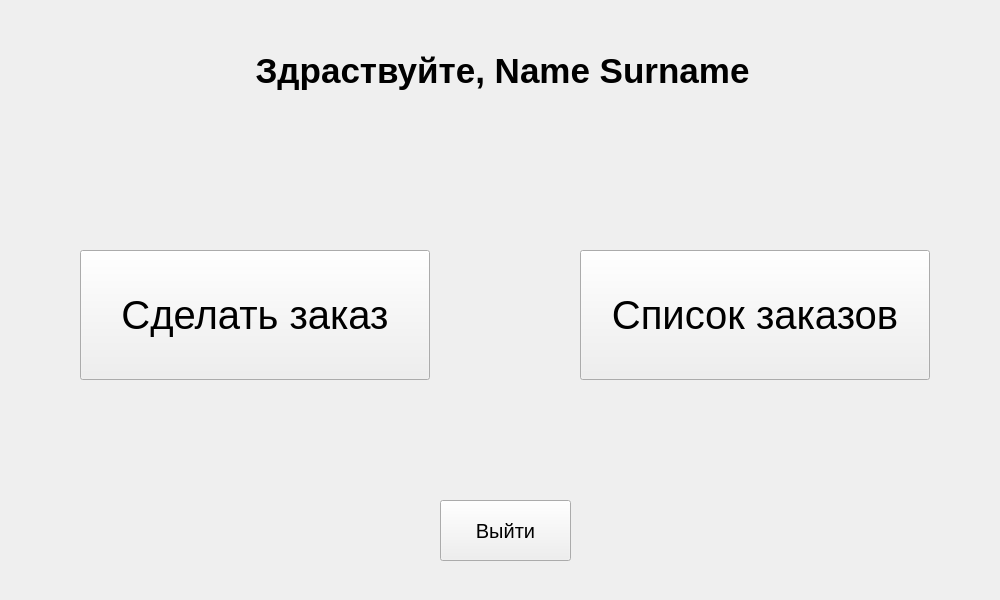
<?xml version="1.0" encoding="UTF-8"?>
<ui version="4.0">
 <class>rootWidget</class>
 <widget class="QWidget" name="rootWidget">
  <property name="geometry">
   <rect>
    <x>0</x>
    <y>0</y>
    <width>1000</width>
    <height>600</height>
   </rect>
  </property>
  <property name="windowTitle">
   <string>Form</string>
  </property>
  <widget class="QLabel" name="label">
   <property name="geometry">
    <rect>
     <x>27</x>
     <y>40</y>
     <width>951</width>
     <height>61</height>
    </rect>
   </property>
   <property name="font">
    <font>
     <family>Ubuntu</family>
     <pointsize>26</pointsize>
     <weight>75</weight>
     <bold>true</bold>
    </font>
   </property>
   <property name="text">
    <string>Здраствуйте, Name Surname</string>
   </property>
   <property name="alignment">
    <set>Qt::AlignCenter</set>
   </property>
  </widget>
  <widget class="QPushButton" name="createButton">
   <property name="geometry">
    <rect>
     <x>80</x>
     <y>250</y>
     <width>350</width>
     <height>130</height>
    </rect>
   </property>
   <property name="font">
    <font>
     <pointsize>30</pointsize>
    </font>
   </property>
   <property name="text">
    <string>Сделать заказ</string>
   </property>
  </widget>
  <widget class="QPushButton" name="exitButton">
   <property name="geometry">
    <rect>
     <x>440</x>
     <y>500</y>
     <width>131</width>
     <height>61</height>
    </rect>
   </property>
   <property name="font">
    <font>
     <pointsize>15</pointsize>
    </font>
   </property>
   <property name="text">
    <string>Выйти</string>
   </property>
  </widget>
  <widget class="QPushButton" name="ordersButton">
   <property name="geometry">
    <rect>
     <x>580</x>
     <y>250</y>
     <width>350</width>
     <height>130</height>
    </rect>
   </property>
   <property name="font">
    <font>
     <pointsize>30</pointsize>
     <weight>50</weight>
     <bold>false</bold>
    </font>
   </property>
   <property name="text">
    <string>Список заказов</string>
   </property>
  </widget>
 </widget>
 <resources/>
 <connections>
  <connection>
   <sender>createButton</sender>
   <signal>clicked()</signal>
   <receiver>rootWidget</receiver>
   <slot>createOrder()</slot>
   <hints>
    <hint type="sourcelabel">
     <x>208</x>
     <y>313</y>
    </hint>
    <hint type="destinationlabel">
     <x>161</x>
     <y>183</y>
    </hint>
   </hints>
  </connection>
  <connection>
   <sender>ordersButton</sender>
   <signal>clicked()</signal>
   <receiver>rootWidget</receiver>
   <slot>switchToOrdersList()</slot>
   <hints>
    <hint type="sourcelabel">
     <x>796</x>
     <y>348</y>
    </hint>
    <hint type="destinationlabel">
     <x>872</x>
     <y>182</y>
    </hint>
   </hints>
  </connection>
  <connection>
   <sender>exitButton</sender>
   <signal>clicked()</signal>
   <receiver>rootWidget</receiver>
   <slot>exit()</slot>
   <hints>
    <hint type="sourcelabel">
     <x>489</x>
     <y>543</y>
    </hint>
    <hint type="destinationlabel">
     <x>505</x>
     <y>439</y>
    </hint>
   </hints>
  </connection>
 </connections>
 <slots>
  <slot>createOrder()</slot>
  <slot>switchToOrdersList()</slot>
  <slot>exit()</slot>
 </slots>
</ui>
